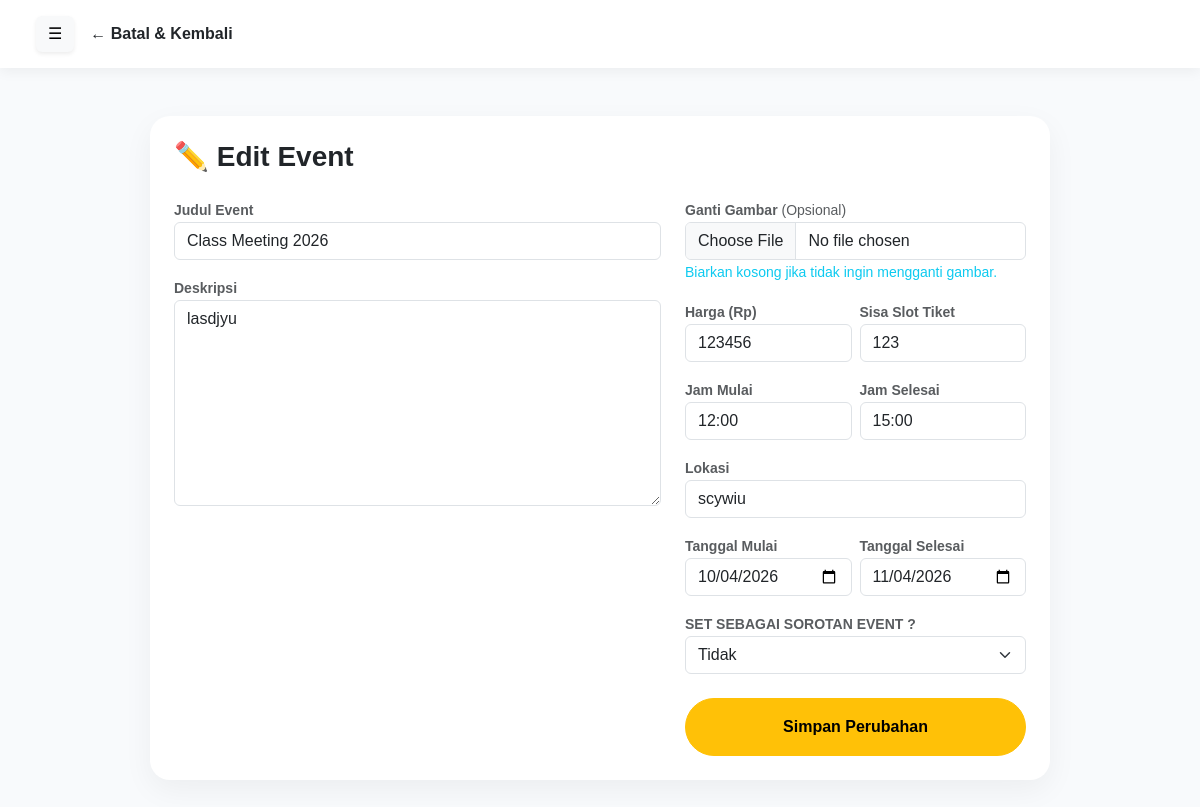
Screenshot of /admin/edit_event.php?id=23 (signed in) with the database file from the repository.
### tables this page shows
CREATE TABLE `events` (
  `id` int(11) NOT NULL,
  `judul` varchar(150) DEFAULT NULL,
  `deskripsi` text DEFAULT NULL,
  `harga` int(11) DEFAULT NULL,
  `slot_tiket` int(11) DEFAULT NULL,
  `gambar` varchar(255) DEFAULT NULL,
  `tanggal` date DEFAULT NULL,
  `tanggal_akhir` date DEFAULT NULL,
  `lokasi` varchar(100) DEFAULT NULL,
  `jam_mulai` time DEFAULT NULL,
  `jam_selesai` time DEFAULT NULL,
  `sorotan` enum('yes','no') DEFAULT 'no'
);

### admin/edit_event.php (the view, shortened to what this page needs)
<?php
require '../koneksi.php';
$id = $_GET['id'];
$query = mysqli_query($conn, "SELECT * FROM events WHERE id = '$id'");
$data = mysqli_fetch_assoc($query);
?>
<!DOCTYPE html>
<html lang="id">
<head>
    <link href="../assets/css/bootstrap.min.css" rel="stylesheet">
    <link href="../assets/css/css2.css" rel="stylesheet">
    <link href="../assets/css/flatpickr.min.css" rel="stylesheet">
</head>
<body>
    <nav class="navbar px-4 py-3 sticky-top">
        <div class="container-fluid justify-content-start gap-3">
            <button class="btn btn-light border-0 shadow-sm" type="button" data-bs-toggle="offcanvas" data-bs-target="#sidebarMenu">☰</button>
            <a href="kelola_event.php" class="text-decoration-none fw-bold text-dark">← Batal & Kembali</a>
        </div>
    </nav>
    <div class="container mt-5 mb-5">
        <div class="card p-4 mx-auto" style="max-width: 900px;">
            <h3 class="fw-bold mb-4">✏️ Edit Event</h3>
            <form method="POST" enctype="multipart/form-data">
                <div class="row">
                    <div class="col-md-7">
                        <div class="mb-3">
                            <label class="fw-bold small text-muted">Judul Event</label>
                            <input type="text" name="judul" class="form-control" value="<?= htmlspecialchars($data['judul']) ?>" required>
                        </div>
                        <div class="mb-3">
                            <label class="fw-bold small text-muted">Deskripsi</label>
                            <textarea name="deskripsi" class="form-control" rows="8" required><?= htmlspecialchars($data['deskripsi']) ?></textarea>
                        </div>
                    </div>
                    <div class="col-md-5">
                        <div class="mb-3">
                            <label class="fw-bold small text-muted">Ganti Gambar <span class="fw-normal">(Opsional)</span></label>
                            <input type="file" name="gambar" class="form-control">
                            <small class="text-info">Biarkan kosong jika tidak ingin mengganti gambar.</small>
                        </div>
                        <div class="row g-2 mb-3">
                            <div class="col-6">
                                <label class="fw-bold small text-muted">Harga (Rp)</label>
                                <input type="number" name="harga" class="form-control" value="<?= $data['harga'] ?>" placeholder="0 (Gratis)" min="0" oninput="this.value = Math.abs(this.value)">
                            </div>
                            <div class="col-6">
                                <label class="fw-bold small text-muted">Sisa Slot Tiket</label>
                                <input type="number" name="slot" class="form-control" value="<?= $data['slot_tiket'] ?>" min="1" oninput="this.value = Math.abs(this.value)" required>
                            </div>
                        </div>
                        <div class="row g-2 mb-3">
                            <div class="col-6">
                                <label class="fw-bold small text-muted">Jam Mulai</label>
                                <input type="text" name="jam_mulai" id="j_mulai" class="form-control readonly-picker" value="<?= $data['jam_mulai'] ?>" required>
                            </div>
                            <div class="col-6">
                                <label class="fw-bold small text-muted">Jam Selesai</label>
                                <input type="text" name="jam_selesai" id="j_selesai" class="form-control readonly-picker" value="<?= $data['jam_selesai'] ?>">
                            </div>
                        </div>
                        <div class="mb-3">
                            <label class="fw-bold small text-muted">Lokasi</label>
                            <input type="text" name="lokasi" class="form-control" value="<?= htmlspecialchars($data['lokasi']) ?>" required>
                        </div>
                        <div class="row g-2 mb-3">
                            <div class="col-6">
                                <label class="fw-bold small text-muted">Tanggal Mulai</label>
                                <input type="date" name="tanggal_mulai" class="form-control" value="<?= $data['tanggal'] ?>" required>
                            </div>
                            <div class="col-6">
                                <label class="fw-bold small text-muted">Tanggal Selesai</label>
                                <input type="date" name="tanggal_akhir" class="form-control" value="<?= $data['tanggal_akhir'] ?>">
                            </div>
                        </div>
                        <div class="mb-4">
                            <label class="fw-bold small text-muted">SET SEBAGAI SOROTAN EVENT ?</label>
                            <select name="sorotan" class="form-select">
                                <option value="no" <?= ($data['sorotan'] == 'no') ? 'selected' : '' ?>>Tidak</option>
                            </select>
                        </div>
                        <button type="submit" name="simpan" class="btn btn-warning w-100 fw-bold py-3 rounded-pill">Simpan Perubahan</button>
                    </div>
                </div>
            </form>
        </div>
    </div>
</body>
</html>

### admin/edit_event.php (style rules this page uses)
body { font-family: 'Plus Jakarta Sans', sans-serif; background: #F8FAFC; }
.navbar { background: white; box-shadow: 0 4px 12px rgba(0,0,0,0.05); }
.card { border: none; border-radius: 20px; box-shadow: 0 10px 30px rgba(0,0,0,0.05); }
.readonly-picker { cursor: pointer !important; background-color: #ffffff !important; }

### rows the page displays
events: judul "Class Meeting 2026", deskripsi "lasdjyu", harga "123456", slot "123", jam_mulai "12:00", jam_selesai "15:00", lokasi "scywiu", tanggal_mulai "10/04/2026", tanggal_akhir "11/04/2026", sorotan "Tidak"
